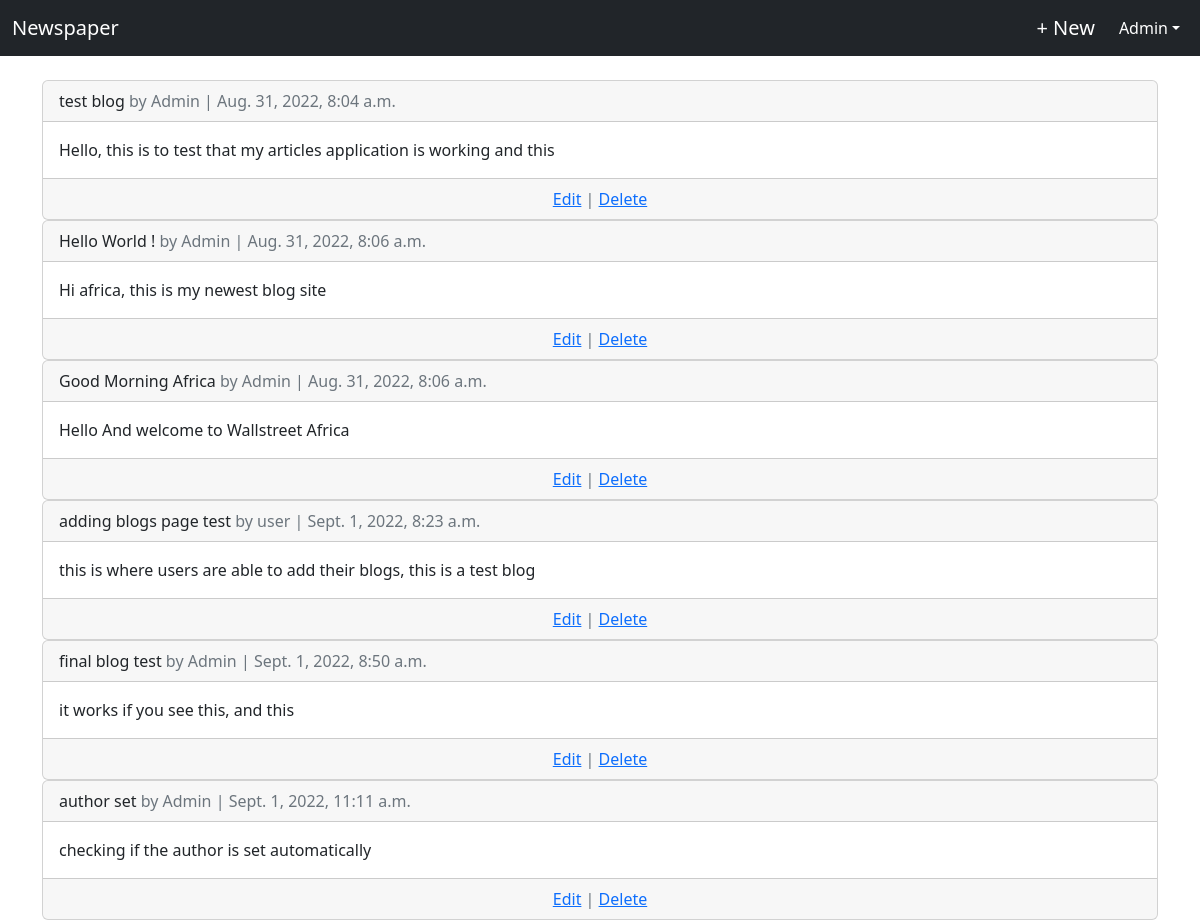
The page /articles/ (signed in) on the database its author committed.
### users/models.py (models this page shows)
class CustomUser(AbstractUser):
    age = models.PositiveIntegerField(null=True,blank=True)

### articles/models.py (models this page shows, shortened)
class Article(models.Model):
    title = models.CharField(max_length=255)
    body = models.TextField()
    date = models.DateTimeField(auto_now_add=True)
    author = models.ForeignKey(get_user_model(), on_delete=models.CASCADE)

### articles/views.py (the view)
# urls.py: path('', ArticleListView.as_view(), name='article_list'),
class ArticleListView(LoginRequiredMixin, ListView):
    model = Article
    template_name = 'article_list.html'
    login_url = 'login'

### templates/article_list.html (shortened to what this page needs)
<!DOCTYPE html>
<html lang="en">
    <head>
    </head>
    <body>
        {% extends 'base.html' %}
        {% block content %}
            {% for article in object_list %}
                <div class="card">
                    <div class="card-header">
                        <span class="font-weight-bold">{{ article.title }}</span>
                        <span class="text-muted">by {{ article.author }} | {{ article.date }}</span>
                    </div>
                    <div class="card-body">
                        {{ article.body }}
                    </div>
                    <div class="card-footer text-center text-muted">
                        <a href="{% url 'article_edit' article.pk %}">Edit</a> | <a href="{% url 'article_delete' article.pk %}">Delete</a>
                    </div>
                </div>
            {% endfor %}
        {% endblock content %}

### templates/base.html (shortened to what this page needs)
<!DOCTYPE html>
<html lang="en">
    <head>
        <link href="https://cdn.jsdelivr.net/npm/bootstrap@5.2.0/dist/css/bootstrap.min.css" rel="stylesheet">
    </head>
    <body>
        <nav style="color: white;" class="navbar navbar-expand-md navarbar-dark bg-dark mb-4 ">
            <div class="container-fluid">
                    <a style="color: white;" class="navbar-brand" href="{% url 'home' %}">Newspaper</a>
                <div class="collapse navbar-collapse justify-content-end" id="collapsibleNavbar">
                    {% if user.is_authenticated %}
                    <ul class="navbar-nav ">
                        <li class="nav-item"><a style="color: white;" class="navbar-brand" href="{% url 'article_new' %}">+ New</a></li>
                    </ul>
                    <ul class="navbar-nav ml-auto ">
                        <li class="nav-item dropdown">
                            <a style="color: white;" class="nav-link dropdown-toggle " href="#" id="userMenu" role="button" data-bs-toggle="dropdown" aria-haspopup="true" aria-expanded="false">{{ user.username }}</a>
                        </li>
                    </ul>
                    {% else %}
                        <form action="" class="form-inline ml-auto">
                            <a href="{% url 'login' %}" class="btn btn-outline-secondary">log in</a>
                            <a href="{% url 'signup' %}" class="btn btn-primary ml-2">sign up</a>
                        </form>
                    {% endif %}
                </div>
            </div>
        </nav>
        <div class="container">
            {% block content %}
            {% endblock content %}
        </div>
    </body>
</html>

### rows shown on the page
CustomUser: username "Admin"
Article: title "test blog", author "Admin", date "Aug. 31, 2022, 8:04 a.m.", body "Hello, this is to test that my articles application is working and this"
Article: title "Hello World !", author "Admin", date "Aug. 31, 2022, 8:06 a.m.", body "Hi africa, this is my newest blog site"
Article: title "Good Morning Africa", author "Admin", date "Aug. 31, 2022, 8:06 a.m.", body "Hello And welcome to Wallstreet Africa"
Article: title "adding blogs page test", author "user", date "Sept. 1, 2022, 8:23 a.m.", body "this is where users are able to add their blogs, this is a test blog"
Article: title "final blog test", author "Admin", date "Sept. 1, 2022, 8:50 a.m.", body "it works if you see this, and this"
Article: title "author set", author "Admin", date "Sept. 1, 2022, 11:11 a.m.", body "checking if the author is set automatically"
